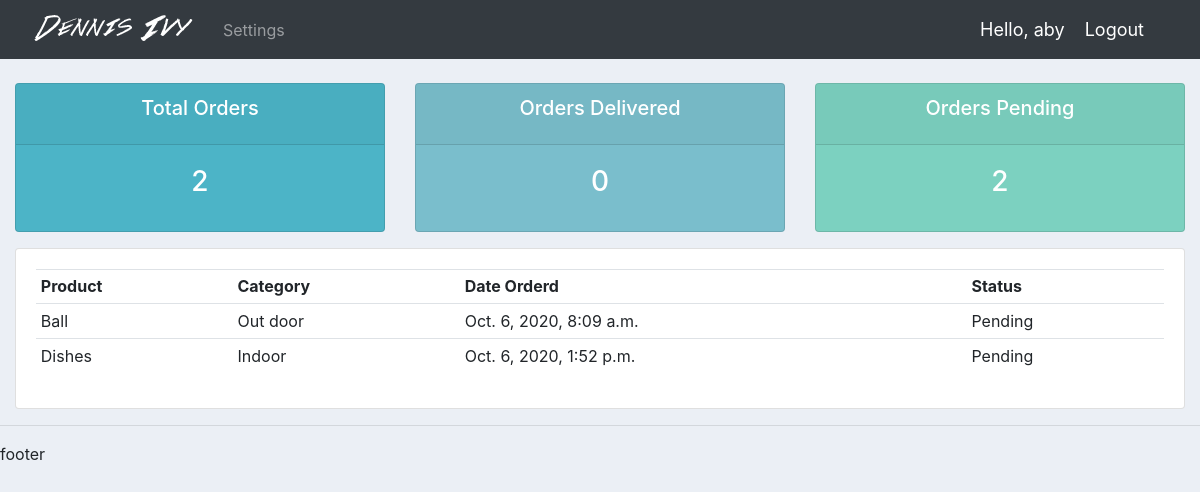
The app's page /user/ (signed in), older data.
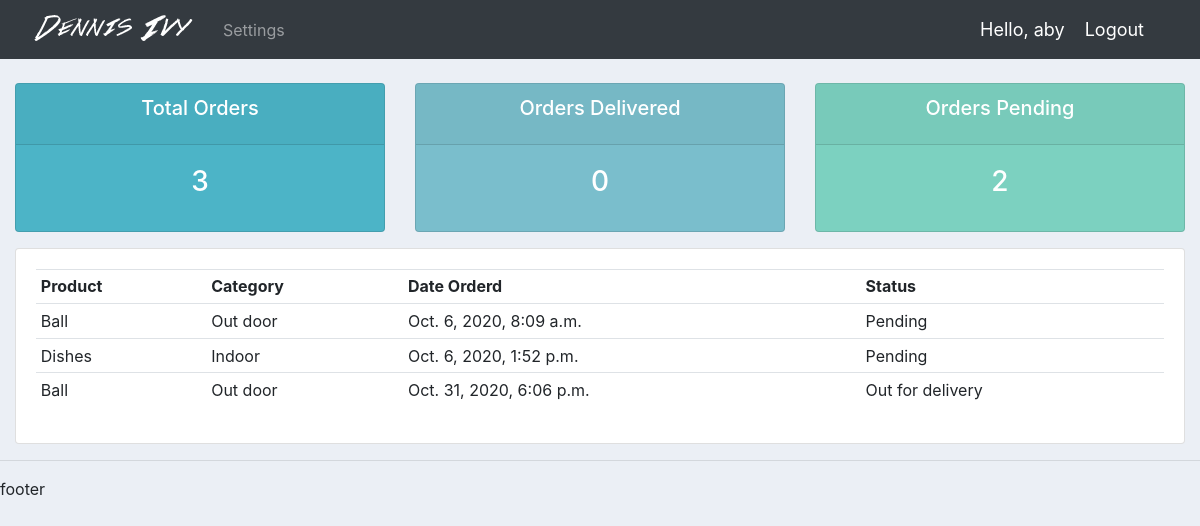
The same page, newer data.
### accounts/models.py (models this page shows, shortened)
class Order(models.Model):
	STATUS = (
		('Pending','Pending'),
		('Out for delivery','Out for delivery'),
		('Delivered','Delivered')
		)
	customer = models.ForeignKey(Customer, on_delete=models.SET_NULL, null=True)
	product = models.ForeignKey(Product, on_delete=models.SET_NULL, null=True)
	date_created = models.DateTimeField(auto_now_add=True)
	status = models.CharField(max_length=200, null=True, choices=STATUS)

class Product(models.Model):
	CATEGORY = (
		('Indoor','Indoor'),
		('Out door','Out door')
		)
	name=models.CharField(max_length=200, null=True, default='Product Deleted')
	price=models.FloatField(null=True)
	category=models.CharField(max_length=200, null=True, choices=CATEGORY)
	description=models.CharField(max_length=200, null=True, blank=True)
	date_created = models.DateTimeField(auto_now_add=True)
	tag = models.ManyToManyField(Tag)
	def __str__(self):
		return self.name

### accounts/decorators.py (the view)
		def wrapper_func(request, *args, **kwargs):
			group = None
			if request.user.groups.exists():
				group = request.user.groups.all()[0].name
			if group in allowed_roles:
				return view_func(request, *args, **kwargs)
			else:
				return HttpResponse('You are not authorised to view this page')

### accounts/views.py (called while the page is built)
@login_required(login_url='login')
@allowed_users(allowed_roles=['customer'])
def userPage(request):
	orders = request.user.customer.order_set.all()
	total_orders = orders.count()
	delivered = orders.filter(status='Delivered').count()
	pending = orders.filter(status='Pending').count()
	context = {'orders':orders, 'total_orders':total_orders, 'delivered':delivered, 'pending':pending}
	return render(request, 'user/user.html', context=context)

### accounts/templates/user/user.html
{% extends 'main/base.html' %}
{% block content %}
{% include 'main/status.html' %}
<div class="row">
	<div class="col-md">
		<div class="card card-body">
			<table class="table table-sm">
				<tr>
					<th>Product</th>
					<th>Category</th>
					<th>Date Orderd</th>
					<th>Status</th>
				</tr>
				{% for order in orders %}
					<tr>
						<td>{{ order.product }}</td>
						<td>{{ order.product.category }}</td>
						<td>{{ order.date_created }}</td>
						<td>{{ order.status }}</td>
					</tr>
				{% endfor %}
			</table>
		</div>
	</div>
</div>
{% endblock content %}

Row changes from the older to the newer data that the page shows:
added Order: product "Ball", product.category "Out door", date_created "Oct. 31, 2020, 6:06 p.m.", status "Out for delivery"
Text that changed along with them:
{{ total_orders }}: "2" → "3"
